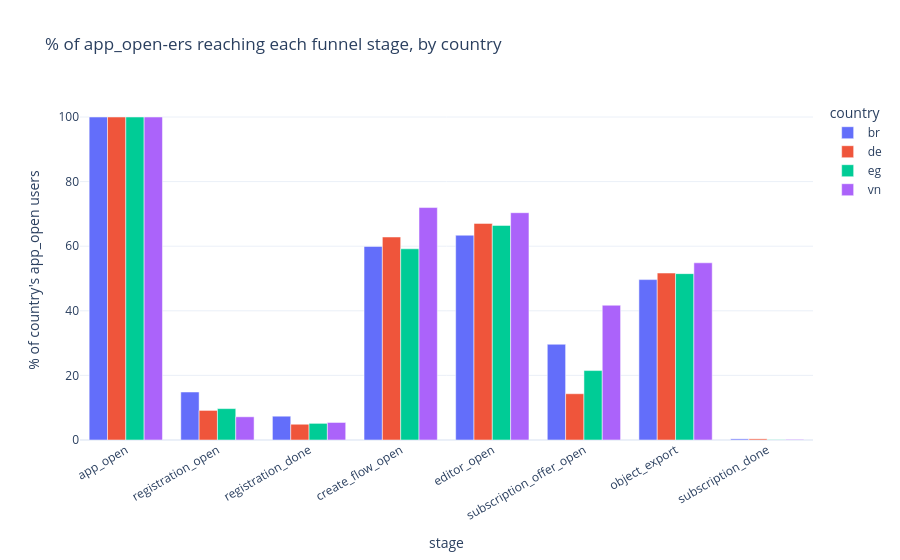

Notebook code cell kept with this figure:
### Code cell
# --- 3g. Grouped bar: % reaching each stage, by country ---
conv_long_c = (
    country_conv
    .reset_index()
    .rename(columns={'index': 'stage'})
    .melt(id_vars='stage', var_name='country', value_name='pct_of_app_open')
)
fig = px.bar(
    conv_long_c,
    x='stage', y='pct_of_app_open',
    color='country', barmode='group',
    category_orders={'stage': FUNNEL_STAGES},
    title='% of app_open-ers reaching each funnel stage, by country',
)
fig.update_layout(xaxis_tickangle=-30, yaxis_title='% of country\'s app_open users')
fig.show()

### Figure 1 — Plotly figure (JSON) as saved in the notebook; plotly's stock layout.template omitted (floating-point values rounded to 4 significant figures)
{"data": [{"alignmentgroup": "True", "hovertemplate": "country=br<br>stage=%{x}<br>pct_of_app_open=%{y}<extra></extra>", "legendgroup": "br", "marker": {"color": "#636efa", "pattern": {"shape": ""}}, "name": "br", "offsetgroup": "br", "orientation": "v", "showlegend": true, "textposition": "auto", "type": "bar", "x": ["app_open", "registration_open", "registration_done", "create_flow_open", "editor_open", "subscription_offer_open", "object_export", "subscription_done"], "xaxis": "x", "y": [100, 14.86, 7.368, 59.95, 63.4, 29.64, 49.66, 0.352], "yaxis": "y"}, {"alignmentgroup": "True", "hovertemplate": "country=de<br>stage=%{x}<br>pct_of_app_open=%{y}<extra></extra>", "legendgroup": "de", "marker": {"color": "#EF553B", "pattern": {"shape": ""}}, "name": "de", "offsetgroup": "de", "orientation": "v", "showlegend": true, "textposition": "auto", "type": "bar", "x": ["app_open", "registration_open", "registration_done", "create_flow_open", "editor_open", "subscription_offer_open", "object_export", "subscription_done"], "xaxis": "x", "y": [100, 9.162, 4.879, 62.85, 67.06, 14.33, 51.69, 0.357], "yaxis": "y"}, {"alignmentgroup": "True", "hovertemplate": "country=eg<br>stage=%{x}<br>pct_of_app_open=%{y}<extra></extra>", "legendgroup": "eg", "marker": {"color": "#00cc96", "pattern": {"shape": ""}}, "name": "eg", "offsetgroup": "eg", "orientation": "v", "showlegend": true, "textposition": "auto", "type": "bar", "x": ["app_open", "registration_open", "registration_done", "create_flow_open", "editor_open", "subscription_offer_open", "object_export", "subscription_done"], "xaxis": "x", "y": [100, 9.719, 5.151, 59.2, 66.44, 21.5, 51.51, 0.09], "yaxis": "y"}, {"alignmentgroup": "True", "hovertemplate": "country=vn<br>stage=%{x}<br>pct_of_app_open=%{y}<extra></extra>", "legendgroup": "vn", "marker": {"color": "#ab63fa", "pattern": {"shape": ""}}, "name": "vn", "offsetgroup": "vn", "orientation": "v", "showlegend": true, "textposition": "auto", "type": "bar", "x": ["app_open", "registration_open", "registration_done", "create_flow_open", "editor_open", "subscription_offer_open", "object_export", "subscription_done"], "xaxis": "x", "y": [100, 7.186, 5.43, 71.97, 70.37, 41.73, 54.86, 0.195], "yaxis": "y"}], "layout": {"barmode": "group", "legend": {"title": {"text": "country"}, "tracegroupgap": 0}, "title": {"text": "% of app_open-ers reaching each funnel stage, by country"}, "xaxis": {"anchor": "y", "categoryarray": ["app_open", "registration_open", "registration_done", "create_flow_open", "editor_open", "subscription_offer_open", "object_export", "subscription_done"], "categoryorder": "array", "domain": [0, 1], "tickangle": -30, "title": {"text": "stage"}}, "yaxis": {"anchor": "x", "domain": [0, 1], "title": {"text": "% of country's app_open users"}}}}
